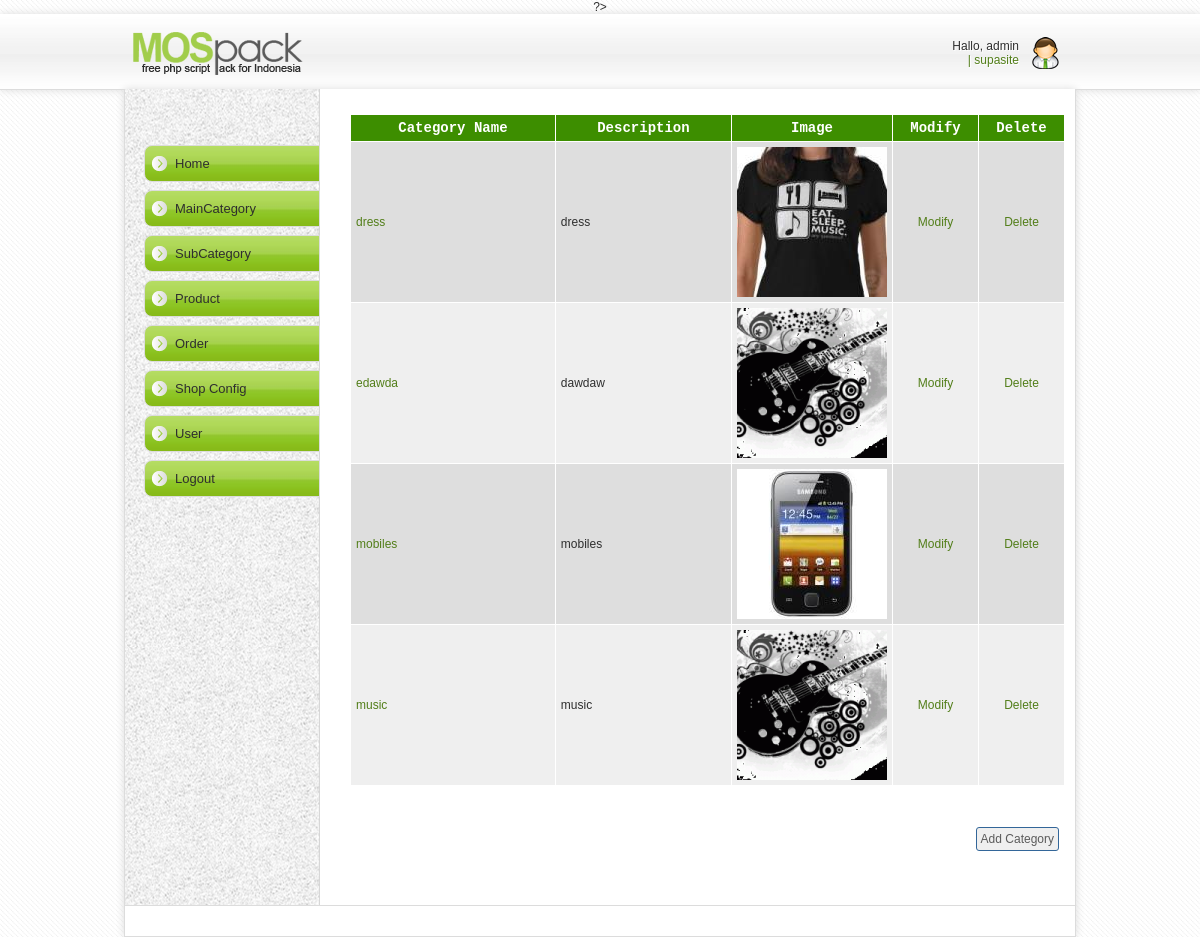
Page /plaincart/admin/subcategory/index.php (signed in) on the committed database.
### tables this page shows
CREATE TABLE IF NOT EXISTS `tbl_category` (
  `cat_id` int(10) unsigned NOT NULL AUTO_INCREMENT,
  `cat_parent_id` int(11) NOT NULL DEFAULT '0',
  `cat_name` varchar(50) NOT NULL DEFAULT '',
  `cat_description` varchar(200) NOT NULL DEFAULT '',
  `cat_image` varchar(255) NOT NULL DEFAULT '',
  PRIMARY KEY (`cat_id`),
  KEY `cat_parent_id` (`cat_parent_id`),
  KEY `cat_name` (`cat_name`)
);

### plaincart/admin/subcategory/index.php (called while the page is built, shortened)
<?php
require_once '../include/adminpanel.php';
?>

### plaincart/library/database.php (called while the page is built, shortened)
<?php
function dbQuery($sql)
{
	$result = mysql_query($sql) or die(mysql_error());
	return $result;
}
function dbFetchAssoc($result)
{
	return mysql_fetch_assoc($result);
}
function dbNumRows($result)
{
	return mysql_num_rows($result);
}
?>

### plaincart/admin/subcategory/list.php (the view, shortened to what this page needs)
<?php
if (isset($_GET['catId']) && (int)$_GET['catId'] >= 0) {
	$catId = (int)$_GET['catId'];
	$queryString = "&catId=$catId";
} else {
	$catId = 0;
}
$rowsPerPage = 5;
$sql = "SELECT cat_id, cat_parent_id, cat_name, cat_description, cat_image
        FROM tbl_category
		WHERE cat_parent_id = $catId
		ORDER BY cat_name";
$result     = dbQuery(getPagingQuery($sql, $rowsPerPage));
?>
<form action="processCategory.php?action=addCategory" method="post"  name="frmListCategory" id="frmListCategory">
 <table width="100%" border="0" align="center" cellpadding="2" cellspacing="1" class="text">
  <tr align="center" id="listTableHeader">
   <td>Category Name</td>
   <td>Description</td>
   <td width="75">Image</td>
   <td width="75">Modify</td>
   <td width="75">Delete</td>
  </tr>
  <?php
$cat_parent_id = 0;
if (dbNumRows($result) > 0) {
	$i = 0;
	while($row = dbFetchAssoc($result)) {
		extract($row);
		if ($i%2) {
			$class = 'row1';
		} else {
			$class = 'row2';
		}
		$i += 1;
		if ($cat_parent_id == 0) {
			$cat_name = "<a href=\"index.php?catId=$cat_id\">$cat_name</a>";
		}
		if ($cat_image) {
			$cat_image = WEB_ROOT . 'images/category/' . $cat_image;
		} else {
			$cat_image = WEB_ROOT . 'images/no-image-small.png';
		}
?>
  <tr class="<?php echo $class; ?>">
   <td><?php echo $cat_name; ?></td>
   <td><?php echo nl2br($cat_description); ?></td>
   <td width="75" align="center"><img src="<?php echo $cat_image; ?>"></td>
   <td width="75" align="center"><a href="javascript:modifyCategory(<?php echo $cat_id; ?>);">Modify</a></td>
   <td width="75" align="center"><a href="javascript:deleteCategory(<?php echo $cat_id; ?>);">Delete</a></td>
  </tr>
  <?php
	}
?>
  <tr>
   <td colspan="5" align="center">
   ?></td>
  </tr>
<?php
} else {
?>
  <tr>
   <td colspan="5" align="center">No Categories Yet</td>
  </tr>
  <?php
}
?>
  <tr>
   <td colspan="5">&nbsp;</td>
  </tr>
  <tr>
   <td colspan="5" align="right"> <input name="btnAddCategory" type="button" id="btnAddCategory" value="Add Category" class="box" onClick="addCategory(<?php echo $catId; ?>)">
   </td>
  </tr>
 </table>
 <p>&nbsp;</p>
</form>

### plaincart/admin/include/admin.css (style rules this page uses)
#listTableHeader { font-family: "Courier New", Courier, mono; font-size: 14px; color: #FFFFFF; background-color: #3d8e00; font-weight: bold; background-position: center; }
.box { font-family: Arial, Helvetica, sans-serif; font-size: 12px; border: 1px solid #336699; }
.row1 { background-color: #EFEFEF; }
.row2 { background-color: #DEDEDE; }
body { font-family: "Arial", "Helvetica", "sans-serif"; text-align: center; font-size: 10px; }
.text { font-family: Arial, Helvetica, sans-serif; font-size: 12px; }

### plaincart/admin/subcategory/mos-css/mos-style.css (style rules this page uses)
body { background: url(img/latar.jpg); margin: 0; padding: 0; font-family: Arial; font-size: 12px; color: #2e2e2e; text-align: center; }
img { border: none; }
a { color: #527e19; text-decoration: none; }
input { padding: 4px;color: #5b5b5b;border: 1px solid #dcdcdc; -moz-border-radius: 3px;-webkit-border-radius: 3px;-o-border-radius: 3px; }
table { border:none;font-size: 12px; }
td { border:none; padding: 5px; }

### rows in the picture
tbl_category: cat_name "dress", cat_description "dress", shows a picture
tbl_category: cat_name "edawda", cat_description "dawdaw"
tbl_category: cat_name "mobiles", cat_description "mobiles", shows a picture
tbl_category: cat_name "music", cat_description "music"

### other values in the picture
$name "admin"
